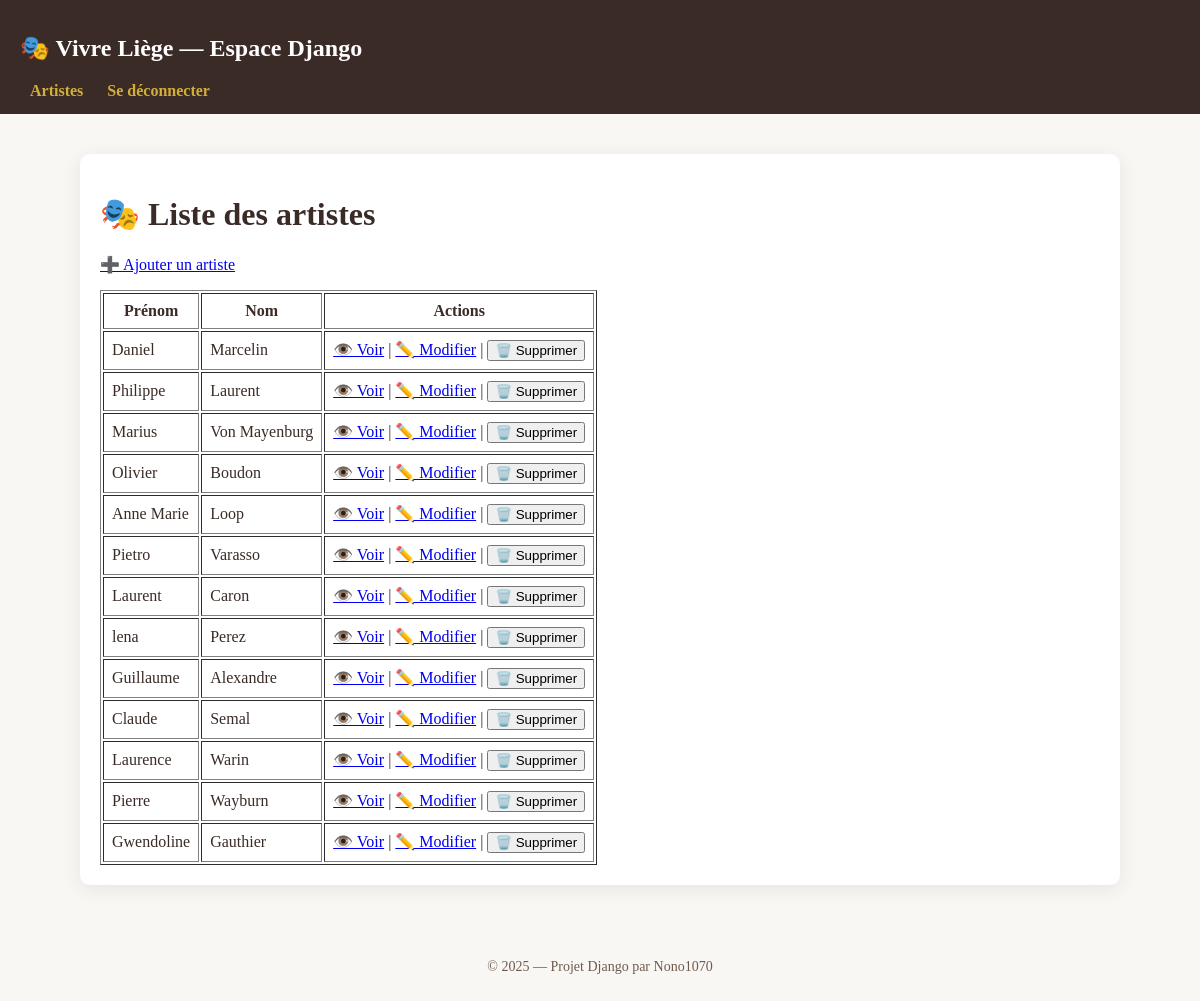
The page /catalogue/artist/ on the database its author committed.
### catalogue/models/artist.py (models this page shows, shortened)
class Artist(models.Model):
    firstname = models.CharField(max_length=60)
    lastname = models.CharField(max_length=60)
    class Meta:
        db_table = "artists"

### catalogue/views/artist.py (the view)
# urls.py: path('artist/', views.artist.index, name='artist-index'),
def index(request):
    artists = Artist.objects.all()
    return render(request, 'artist/index.html', {
        'artists': artists,
    })

### catalogue/templates/artist/index.html (shortened to what this page needs)
{% extends 'layouts/base.html' %}
{% block content %}
<h1>🎭 Liste des artistes</h1>
<p><a href="{% url 'catalogue:artist-create' %}">➕ Ajouter un artiste</a></p>
<table border="1" cellpadding="8">
  <tr>
    <th>Prénom</th>
    <th>Nom</th>
    <th>Actions</th>
  </tr>
  {% for artist in artists %}
  <tr>
    <td>{{ artist.firstname }}</td>
    <td>{{ artist.lastname }}</td>
    <td>
      <a href="{% url 'catalogue:artist-show' artist.id %}">👁️ Voir</a> |
      <a href="{% url 'catalogue:artist-edit' artist.id %}">✏️ Modifier</a> |
      <form method="post" action="{% url 'catalogue:artist-delete' artist.id %}" style="display:inline;">
        <button type="submit" onclick="return confirm('Supprimer cet artiste ?')">🗑️ Supprimer</button>
      </form>
    </td>
  </tr>
  {% endfor %}
</table>
{% endblock %}

### catalogue/templates/layouts/base.html (style rules this page uses)
body { font-family: Georgia, "Times New Roman", serif; background: #f9f7f4; margin: 0; padding: 0; color: #3a2b26; }

### rows shown on the page
Artist: firstname "Daniel", lastname "Marcelin"
Artist: firstname "Philippe", lastname "Laurent"
Artist: firstname "Marius", lastname "Von Mayenburg"
Artist: firstname "Olivier", lastname "Boudon"
Artist: firstname "Anne Marie", lastname "Loop"
Artist: firstname "Pietro", lastname "Varasso"
Artist: firstname "Laurent", lastname "Caron"
Artist: firstname "lena", lastname "Perez"
Artist: firstname "Guillaume", lastname "Alexandre"
Artist: firstname "Claude", lastname "Semal"
Artist: firstname "Laurence", lastname "Warin"
Artist: firstname "Pierre", lastname "Wayburn"
Artist: firstname "Gwendoline", lastname "Gauthier"
